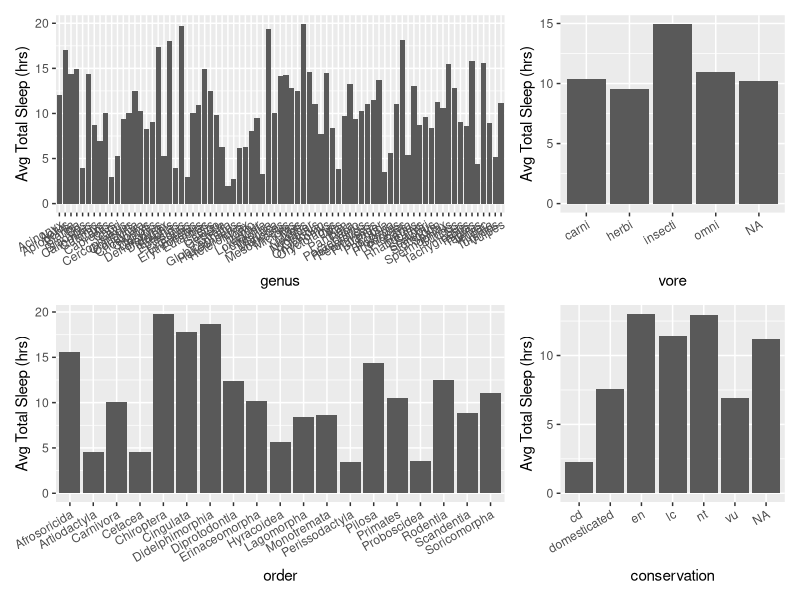

Here is the R script that generated this plot:
library(ggplot2)
library(dplyr)
library(patchwork)

df <- msleep

all.plots <- list()
for (colname in colnames(df)[colnames(df) %in% c("genus", "vore", "order", "conservation")]) {
  dat.summary <- df %>%
    arrange(colname) %>%
    group_by(.data[[colname]]) %>%
    summarise(
      sleep_total = mean(sleep_total, na.rm = TRUE),
      brainwt = mean(brainwt, na.rm = TRUE)
    )
  all.plots[[length(all.plots) + 1]] <- ggplot(dat.summary) +
    geom_col(aes(x = .data[[colname]], y = sleep_total)) +
    ylab("Avg Total Sleep (hrs)") +
    theme(axis.text.x = element_text(angle = 30, hjust = 1, vjust = 1))
}

wrap_plots(all.plots, ncol = 2, widths = c(2, 1))
